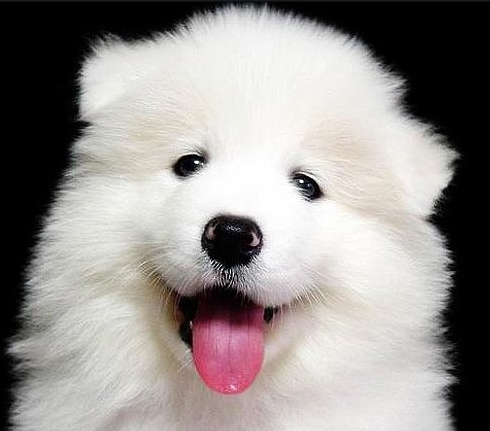
#> input picture vision/1.png, 490 x 431 px
$ jupyter execute --allow-errors 04.01.OpenCV-Basic.ipynb
#> lines starting #> are read from the running program, lines starting #| are printed output that depends on the picture; after the words box and inside, x2 and y2 are one past the last pixel; in counts of white or black regions, pixels touching at a corner belong together
# OpenCV 기초 — 이미지 입출력 · 색공간 실습

> **강의자료**: `강의자료/04.01.OpenCV-Basic.md`

| Part | 주제 |
|------|------|
| Part 1 | 컴퓨터 비전과 OpenCV |
| Part 2 | 설치 및 이미지 기본 구조 |
| Part 3 | 이미지 입출력 |
| Part 4 | 색공간 변환 |
| Part 5 | 퀴즈 & 복습 |

이 실습 파일에서는 OpenCV를 이용해 이미지를 읽고, 화면에 출력하고, 저장하는
기본 입출력 흐름과 색공간(BGR, Grayscale, HSV) 변환 방법을 배웁니다.
로봇 비전의 기초가 되는 핵심 개념들을 직접 코드로 확인해 봅니다.

---
## Part 1: 컴퓨터 비전과 OpenCV

로봇에게 "시각"을 부여하는 기술, 컴퓨터 비전과 OpenCV를 소개합니다.

### 1.1 컴퓨터 비전이 로봇 개발에 왜 필요한가?

- **카메라 없는 로봇 (Blind Robot)**
    - 미리 입력된 궤적만 반복하는 "맹목적인 반복성"에 의존
    - 환경 변화나 장애물에 적응하지 못해 사고 발생 위험

- **카메라 있는 로봇 (Perception-driven Robot)**
    - **물체 감지 및 좌표 판별**: 임의 위치 부품을 찾아 집어 올림
    - **적응형 내비게이션**: 실시간 장애물 감지 및 경로 수정
    - **인간-로봇 상호작용(HRI)**: 제스처·얼굴 인식으로 협업

### 1.2 OpenCV — 로봇 비전의 표준

- **OpenCV (Open Source Computer Vision Library)**
    - 컴퓨터 비전 및 머신러닝을 위한 강력한 오픈소스 라이브러리
    - 1999년 Intel에서 개발 시작

- **로봇 비전의 표준이 된 이유**
    - **광범위한 기능**: 기초 필터링부터 객체 탐지, 얼굴 인식, 3D 재구성까지
    - **다중 언어 및 플랫폼 지원**: C++, Python, Java / 모든 주요 OS
    - **실시간 처리 능력**: 임베디드 시스템에서도 동작 가능한 경량 설계
    - **강력한 커뮤니티**: 최신 논문 알고리즘이 빠르게 업데이트

---
## Part 2: 설치 및 이미지 기본 구조

OpenCV 설치 방법과 이미지가 컴퓨터에서 표현되는 방식을 알아봅니다.

### 2.1 설치 가이드

| 패키지 | 내용 | 권장 상황 |
|--------|------|-----------|
| `opencv-python` | 메인 모듈만 포함 | 입문 단계 |
| `opencv-contrib-python` | 메인 + 추가 모듈 (SIFT, SURF 등) | 고급 특징점 매칭 |

⚠ 두 패키지를 동시에 설치하면 **충돌 발생** → 하나만 설치

```
pip install opencv-python==4.10.0.84
```

[cell 1]
import cv2
import numpy as np
import matplotlib.pyplot as plt

### 2.2 이미지가 컴퓨터에서 표현되는 방식

- **픽셀 (Pixel)**: 이미지의 최소 단위인 점. 각 점에 색상 정보가 숫자로 담김
- **채널 (Channel)**: 색상을 표현하는 성분
    - **그레이스케일**: 밝기 1채널 (0 ~ 255)
    - **컬러**: 보통 3채널 (BGR)
- **NumPy 배열**: OpenCV 이미지는 `(높이, 너비, 채널 수)` 형태의 NumPy 배열

[cell 2]
# NumPy로 직접 이미지 배열 구조 확인하기
# 실제 이미지 없이도 배열 구조를 이해할 수 있음

# 100x100 크기의 컬러 이미지(3채널) 생성 (모든 픽셀 = 0, 검정)
blank_color = np.zeros((100, 100, 3), dtype=np.uint8)
print(f"컬러 이미지 shape: {blank_color.shape}")   # (100, 100, 3)
print(f"데이터 타입: {blank_color.dtype}")          # uint8 (0~255)
plt.imshow(blank_color)

[cell 3]
# 100x100 크기의 컬러 이미지(3채널) 생성 (모든 픽셀 랜덤)
random_color = (np.random.rand(100, 100, 3) * 255).astype(np.uint8)
print(f"컬러 이미지 shape: {random_color.shape}")   # (100, 100, 3)
print(f"데이터 타입: {random_color.dtype}")          # uint8 (0~255)
plt.imshow(random_color)
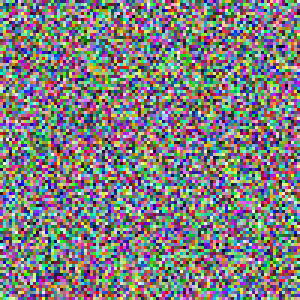
#> shown: shape (100, 100, 3) (shown 3 times larger); mean R, G, B 127.1, 125.7, 126.3

[cell 4]
# 100x100 크기의 그레이스케일 이미지(1채널) 생성
blank_gray = np.zeros((100, 100), dtype=np.uint8)
print(f"그레이스케일 이미지 shape: {blank_gray.shape}")  # (100, 100) — 2차원!
plt.imshow(blank_gray, cmap="gray")

[cell 5]
# 100x100 크기의 그레이스케일 이미지(1채널) 생성
blank_gray = np.zeros((100, 100), dtype=np.uint8)
blank_gray[40:60, 40:60] = 255  # 일부분만 흰색으로 변경
print(f"그레이스케일 이미지 shape: {blank_gray.shape}")  # (100, 100) — 2차원!
plt.imshow(blank_gray, cmap="gray")
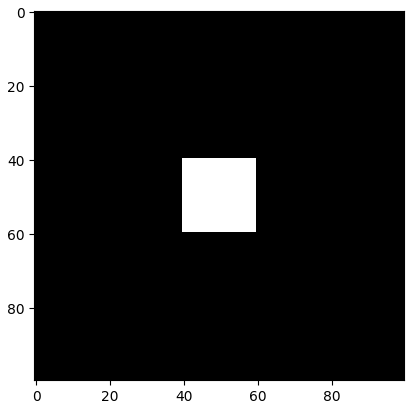
#> figure drawn by matplotlib, 1 panel

[cell 6]
# NumPy로 단색 이미지 만들기
red_pixel_bgr = np.array([0, 0, 255], dtype=np.uint8)   # BGR 순서: B=0, G=0, R=255
print(f"빨간색 픽셀 (BGR): {red_pixel_bgr}")

[cell 7]
# 100x100 빨간색 이미지 생성
red_image = np.full((100, 100, 3), [0, 0, 255], dtype=np.uint8)
print(f"빨간색 이미지 shape: {red_image.shape}")
plt.imshow(cv2.cvtColor(red_image, cv2.COLOR_BGR2RGB))
# plt.imshow(red_image) # opencv는 BGR로 되어 있어서 convert해야 함
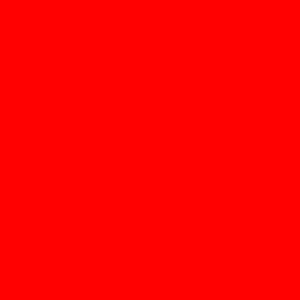
#> shown: shape (100, 100, 3) (shown 3 times larger); mean R, G, B 255, 0, 0

### 2.3 BGR 컨벤션 — OpenCV의 색상 채널 순서

| 라이브러리 | 채널 순서 | 픽셀 배열 첫 번째 값 |
|:---:|:---:|:---:|
| OpenCV | **B - G - R** | 파랑(Blue) |
| Matplotlib, PIL 등 | R - G - B | 빨강(Red) |

⚠ OpenCV 이미지를 Matplotlib으로 바로 출력하면 색상이 어색하게 보임!
해결: `cv2.cvtColor(image, cv2.COLOR_BGR2RGB)` 로 변환

[cell 8]
# BGR 채널 순서 직접 확인
white_pixel = np.array([[[255, 255, 255]]], dtype=np.uint8)   # 흰색 픽셀
pure_blue   = np.array([[[255,   0,   0]]], dtype=np.uint8)   # BGR에서 파랑
pure_green  = np.array([[[  0, 255,   0]]], dtype=np.uint8)   # BGR에서 초록
pure_red    = np.array([[[  0,   0, 255]]], dtype=np.uint8)   # BGR에서 빨강

print("BGR 채널 순서 — [B, G, R]")
print(f"순수 파랑 픽셀: {pure_blue[0,0]}  → B={pure_blue[0,0,0]}, G={pure_blue[0,0,1]}, R={pure_blue[0,0,2]}")
print(f"순수 빨강 픽셀: {pure_red[0,0]}   → B={pure_red[0,0,0]}, G={pure_red[0,0,1]}, R={pure_red[0,0,2]}")

---
## Part 3: 이미지 입출력

로봇 카메라 이미지를 읽고, 화면에 출력하고, 저장하는 기본 흐름을 배웁니다.

### 3.1 이미지 입출력 핵심 함수 4가지

| 함수 | 역할 |
|------|------|
| `cv2.imread(filepath)` | 이미지 파일 읽기 → NumPy 배열 반환 |
| `cv2.imshow(window_name, image)` | 이미지 화면 출력 |
| `cv2.waitKey(delay_ms)` | 키보드 입력 대기 (`0`=무한 대기) |
| `cv2.imwrite(filepath, image)` | 이미지 파일 저장 |

⚠ `cv2.imread()` 가 파일을 찾지 못하면 **None 반환** (에러가 아님!) → 반드시 검사 필요

[cell 9]
# 인터넷에서 이미지 다운로드

import urllib.request

image_url = 'https://www.cats.org.uk/media/1rmh2v5d/230215case104.jpg'
image_path = 'sample.jpg'

urllib.request.urlretrieve(image_url, image_path)
#> (this line was passed over: the network is not available in this run)
print(f"이미지 다운로드 완료: {image_path}")

[cell 10]
# cv2.imread() 로 이미지 읽기 + None 검사

image_path = 'sample.jpg'

image = cv2.imread(image_path)

#> (the rest of this cell did not finish here and is left out)

#> (a cell that did not finish here is left out)

[cell 12]
# cv2.imwrite() 로 이미지 저장
output_path = 'processed_view.png'
success = cv2.imwrite(output_path, image)
print(f"이미지 저장 {'성공' if success else '실패'}: {output_path}")
#| 이미지 저장 성공: processed_view.png

[cell 13]
# cv2.imshow() 로 이미지 화면 출력
# ※ 주피터/VS Code Interactive 환경에서는 창이 순간 열렸다가 닫힐 수 있음
#   실제 로봇 코드나 스크립트로 실행할 때 사용

# cv2.imshow('Robot Eye View', image)
# cv2.waitKey(0)           # 키를 누를 때까지 무한 대기
# cv2.destroyAllWindows()  # 모든 OpenCV 창 닫기

[cell 14]
# 입문자가 자주 겪는 문제 ① — imread 결과 None 검사 패턴
def safe_imread(path):
    """이미지를 안전하게 읽는 함수. 파일이 없으면 None 대신 에러 메시지 출력."""
    img = cv2.imread(path)
    if img is None:
        print(f"[ERROR] 이미지를 읽을 수 없습니다: '{path}'")
        print("       → 파일 경로가 올바른지, 확장자가 맞는지 확인하세요.")
    return img

result = safe_imread('sample-01.jpg')
#> (the rest of this cell did not finish here and is left out)

---
## Part 4: 색공간 변환

색공간이란 이미지에서 색상을 표현하기 위한 수학적 규칙입니다.
로봇 개발에서 상황에 맞는 색공간을 선택하면 인식 정확도가 크게 향상됩니다.

### 4.1 색공간(Color Space)이란?

| 색공간 | 채널 구성 | 주요 활용 |
|:---:|:---:|:---:|
| BGR | 파랑·초록·빨강 | 기본 이미지 읽기·출력 |
| Grayscale | 밝기(1채널) | 엣지 검출, 연산 속도 향상 |
| HSV | 색상·채도·명도 | 특정 색상 물체 탐지·추적 |
| Lab | 밝기·a·b | 정밀한 색차 계산 |

### 4.2 cv2.cvtColor() — 색공간 변환 함수

```python
cv2.cvtColor(src, code)
```

| 변환 코드 | 변환 방향 | 주요 사용 목적 |
|:---:|:---:|:---|
| `cv2.COLOR_BGR2GRAY` | BGR → Grayscale | 엣지 검출, 연산 속도 향상 |
| `cv2.COLOR_BGR2HSV` | BGR → HSV | 특정 색상 물체 탐지·추적 |
| `cv2.COLOR_BGR2RGB` | BGR → RGB | Matplotlib 출력용 |

#> (a cell that did not finish here is left out)

#> (a cell that did not finish here is left out)

#> (a cell that did not finish here is left out)

#> (a cell that did not finish here is left out)

### 4.3 HSV를 이용한 특정 색상 물체 탐지

- **로봇 개발에서 HSV가 선호되는 이유**
    - 조명이 변해도 **Hue(색상)** 값은 비교적 안정적으로 유지
    - BGR은 조명 변화에 따라 수치가 크게 달라져 물체 추적이 어려움

- **빨간색의 특수성**
    - 빨간색은 Hue 값이 **0 근처와 180 근처 두 군데**에 존재
    - 두 범위 모두 마스킹 후 합쳐야 정확한 탐지 가능

[cell 19]
# HSV 마스킹으로 특정 색상 탐지 — 실습용 빨간색 이미지 생성 후 탐지
# 빨간색 원이 있는 테스트 이미지 만들기
test_image = np.zeros((300, 400, 3), dtype=np.uint8)
cv2.circle(test_image, (200, 150), 80, (0, 0, 220), -1)   # BGR: 빨간색 원 (R=220)
cv2.rectangle(test_image, (10, 10), (100, 100), (255, 0, 0), -1)  # BGR: 파란색 사각형

triangle_pts = np.array([[320, 200], [270, 290], [370, 290]], dtype=np.int32)
cv2.fillPoly(test_image, [triangle_pts], (0, 200, 0))         # BGR: 초록색 삼각형 (G=200)
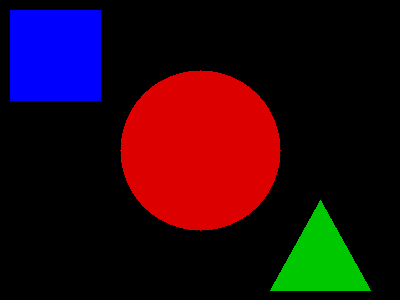
#> test_image: shape (300, 400, 3); mean of channels 0, 1, 2 17.6, 7.7, 36.8; drawn as B, G, R

print(f"테스트 이미지 shape: {test_image.shape}")
#| 테스트 이미지 shape: (300, 400, 3)
plt.imshow(cv2.cvtColor(test_image, cv2.COLOR_BGR2RGB))

[cell 20]
# https://pseudopencv.site/utilities/hsvcolormask/

# 1. BGR → HSV 변환
hsv_test = cv2.cvtColor(test_image, cv2.COLOR_BGR2HSV)
#> hsv_test: shape (300, 400, 3); mean H, S, V 10.6, 70.1, 62.1

# 2. 빨간색 HSV 범위 설정 (두 범위 모두 필요!)
lower_red1 = np.array([0,   120,  70])   # Hue=0 근처 하한
upper_red1 = np.array([10,  255, 255])   # Hue=0 근처 상한

lower_red2 = np.array([170, 120,  70])   # Hue=180 근처 하한
upper_red2 = np.array([180, 255, 255])   # Hue=180 근처 상한

# 3. 마스크 생성 (탐지 범위 픽셀=흰색, 나머지=검정)
mask1 = cv2.inRange(hsv_test, lower_red1, upper_red1)
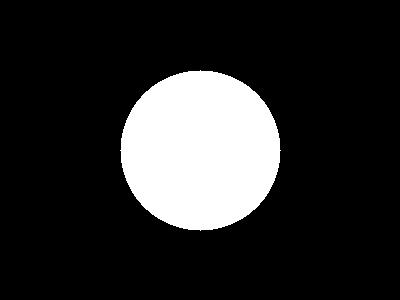
#> mask1: shape (300, 400); 16.7% white; 1 white region, box (x1, y1, x2, y2) and area: (120, 70, 281, 231) 20081
mask2 = cv2.inRange(hsv_test, lower_red2, upper_red2)
#> mask2: shape (300, 400); every value is 0
mask  = cv2.bitwise_or(mask1, mask2)   # 두 마스크 합치기

# 4. 원본에서 마스크 부분만 추출
detected = cv2.bitwise_and(test_image, test_image, mask=mask)

print(f"마스크에서 흰색 픽셀 수(탐지된 빨간 픽셀): {np.sum(mask > 0)}")
#| 마스크에서 흰색 픽셀 수(탐지된 빨간 픽셀): 20081

[cell 21]
cv2.imwrite('mask_result.png', mask)
plt.imshow(mask, cmap="gray")
plt.show()

[cell 22]
cv2.imwrite('detected_result.png', detected)
plt.imshow(cv2.cvtColor(detected, cv2.COLOR_BGR2RGB))
plt.show()

[cell 23]
# 1. 파란색 HSV 범위 설정
lower_blue = np.array([100, 120,  70])   # Hue=120 근처 하한
upper_blue = np.array([130, 255, 255])   # Hue=120 근처 상한

# 2. 마스크 생성 (탐지 범위 픽셀=흰색, 나머지=검정)
mask = cv2.inRange(hsv_test, lower_blue, upper_blue)
#> mask: shape (300, 400); 6.9% white; 1 white region, box (x1, y1, x2, y2) and area: (10, 10, 101, 101) 8281

# 3. 원본에서 마스크 부분만 추출
detected = cv2.bitwise_and(test_image, test_image, mask=mask)

print(f"마스크에서 흰색 픽셀 수(탐지된 파란 픽셀): {np.sum(mask > 0)}")
#| 마스크에서 흰색 픽셀 수(탐지된 파란 픽셀): 8281

[cell 24]
cv2.imwrite('mask_result.png', mask)
plt.imshow(mask, cmap="gray")
plt.show()

[cell 25]
cv2.imwrite('detected_result.png', detected)
plt.imshow(cv2.cvtColor(detected, cv2.COLOR_BGR2RGB))
plt.show()

[cell 26]
# 1. 초록색 HSV 범위 설정
lower_green = np.array([40, 120,  70])   # Hue=60 근처 하한
upper_green = np.array([80, 255, 255])   # Hue=60 근처 상한 초록색은 다른 색에 비해서 범위가 넓음

# 2. 마스크 생성 (탐지 범위 픽셀=흰색, 나머지=검정)
mask = cv2.inRange(hsv_test, lower_green, upper_green)
#> mask: shape (300, 400); 3.9% white; 1 white region, box (x1, y1, x2, y2) and area: (270, 200, 371, 291) 4641

# 3. 원본에서 마스크 부분만 추출
detected = cv2.bitwise_and(test_image, test_image, mask=mask)
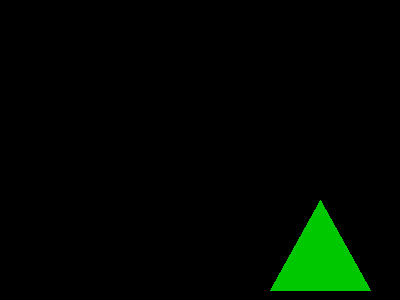
#> detected: shape (300, 400, 3); mean of channels 0, 1, 2 0, 7.7, 0; drawn as B, G, R

print(f"마스크에서 흰색 픽셀 수(탐지된 초록 픽셀): {np.sum(mask > 0)}")
#| 마스크에서 흰색 픽셀 수(탐지된 초록 픽셀): 4641

[cell 27]
cv2.imwrite('mask_result.png', mask)
plt.imshow(mask, cmap="gray")
plt.show()

[cell 28]
cv2.imwrite('detected_result.png', detected)
plt.imshow(cv2.cvtColor(detected, cv2.COLOR_BGR2RGB))
plt.show()

---
## Part 5: 퀴즈 & 복습

강의에서 배운 핵심 개념을 코드로 확인하는 복습 문제입니다.

### 5.1 TODO 실습 — 빈칸 채우기 실습

[cell 29]
# TODO: 여기에 구현하세요
# 빈칸 채우기 문제 1
# 이미지 파일을 불러와 NumPy 배열로 로드하는 OpenCV 함수를 사용하여
# 'sample.jpg' 파일을 읽고 shape를 출력하세요.
# 힌트: cv2.imread()

def load_and_print_shape(filepath):
#> called with filepath = '1.png'
    img = cv2.imread(filepath)
#> img is the input picture: shape (431, 490, 3); mean B, G, R 143.4, 145.6, 150.1
    print(f"이미지 로드 성공: shape={image.shape}, dtype={image.dtype}")
    plt.imshow(cv2.cvtColor(img, cv2.COLOR_BGR2RGB))

    ...

#> (the rest of this cell did not finish here and is left out)

[cell 30]
# TODO: 여기에 구현하세요
# 빈칸 채우기 문제 2
# 주어진 BGR 이미지를 HSV로 변환하고
# 특정 파란색 범위(lower_blue, upper_blue)로 마스크를 생성하세요.
# 파란색 HSV 범위: Hue=100~130, Saturation=100~255, Value=50~255

def detect_blue_object(_bgr_image):
    """파란색 물체를 탐지하여 마스크를 반환합니다."""
    # TODO: 여기에 구현하세요
    hsv = cv2.cvtColor(_bgr_image, cv2.COLOR_BGR2HSV)
#> hsv: shape (431, 490, 3); mean H, S, V 29.8, 15.6, 150.4
    low_blue1 = np.array([100, 100, 50])
    upper_blue1 = np.array([130, 255, 255])
    mask = cv2.inRange(hsv, low_blue1, upper_blue1)
#> mask: shape (431, 490); every value is 0
    return mask
    # print(f"마스크에서 흰색 픽셀 수(탐지된 파란 픽셀): {np.sum(mask > 0)}")
    # 1. BGR → HSV 변환
    # 2. 파란색 범위 설정
    # 3. inRange로 마스크 생성
    # 4. 마스크 반환
    ...

# 완성 후 주석 해제
test_image = cv2.imread('1.png')
blue_mask = detect_blue_object(test_image)
print(f"파란색 탐지 픽셀 수: {np.sum(blue_mask > 0)}")
#| 파란색 탐지 픽셀 수: 0

[cell 31]
# TODO: 여기에 구현하세요
# 빈칸 채우기 문제 2
# 주어진 BGR 이미지를 HSV로 변환하고
# 특정 빨간색 범위(lower_blue, upper_blue)로 마스크를 생성하세요.
# 빨간색 HSV 범위: Hue=100~130, Saturation=100~255, Value=50~255

def detect_red_object(_bgr_image):
    """파란색 물체를 탐지하여 마스크를 반환합니다."""
    # TODO: 여기에 구현하세요
    hsv = cv2.cvtColor(_bgr_image, cv2.COLOR_BGR2HSV)
    low_red1 = np.array([0, 100, 50])
    upper_red1 = np.array([10, 255, 255])
    mask = cv2.inRange(hsv, low_red1, upper_red1)
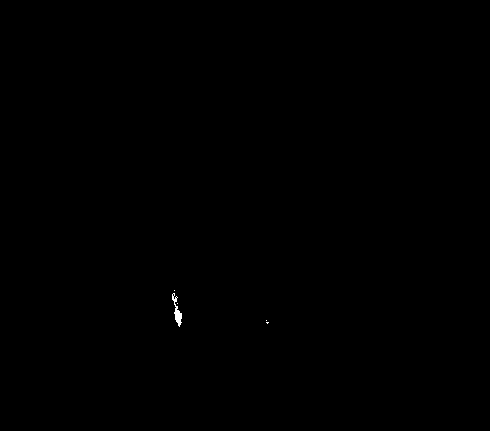
#> mask: shape (431, 490); 0.07% white; 5 white regions (4 under 20 px), largest, box (x1, y1, x2, y2) and area: (172, 293, 182, 327) 132
    return mask
    # print(f"마스크에서 흰색 픽셀 수(탐지된 파란 픽셀): {np.sum(mask > 0)}")
    # 1. BGR → HSV 변환
    # 2. 파란색 범위 설정
    # 3. inRange로 마스크 생성
    # 4. 마스크 반환
    ...

# 완성 후 주석 해제
test_image = cv2.imread('1.png')
red_mask = detect_red_object(test_image)
print(f"빨간색 탐지 픽셀 수: {np.sum(blue_mask > 0)}")
#| 빨간색 탐지 픽셀 수: 0

[cell 32]
# 결과 시각화
fig, axes = plt.subplots(1, 2, figsize=(12, 5))

axes[0].imshow(cv2.cvtColor(test_image, cv2.COLOR_BGR2RGB))
axes[0].set_title('원본 (1.png)')

axes[1].imshow(blue_mask, cmap='gray')
axes[1].set_title('파란색 마스크')

plt.tight_layout()
plt.show()
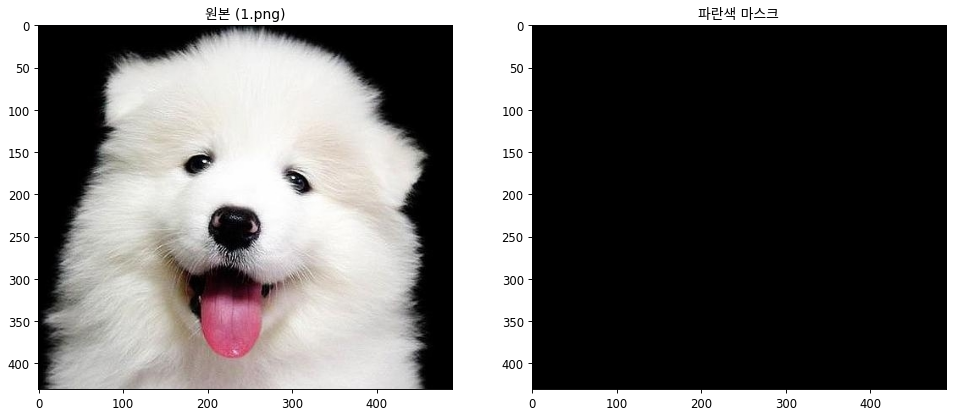
#> figure drawn by matplotlib, 2 panels

[cell 33]
# TODO: 여기에 구현하세요
# 종합 실습: 이미지 읽기 → 색공간 변환 → 저장 파이프라인
# 아래 함수를 완성하여 전체 처리 흐름을 구현하세요.
# 요구사항:
#   1. input_path에서 이미지 읽기
#   2. BGR → Grayscale 변환
#   3. BGR → HSV 변환
#   4. Grayscale 이미지를 output_gray_path에 저장
#   5. 각 단계별 shape 출력

def image_processing_pipeline(_input_path, _output_gray_path):
    """이미지 처리 파이프라인: 읽기 → 변환 → 저장"""
#> called with _input_path = '1.png', _output_gray_path = 'output_gray.png'
    # TODO: 여기에 구현하세요
    img = cv2.imread(_input_path)
    if img is None:
        print("Image not exists")
        return
    gray_img = cv2.cvtColor(img, cv2.COLOR_RGB2GRAY)
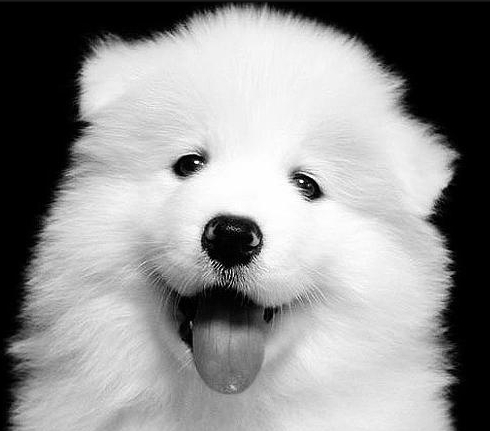
#> gray_img: shape (431, 490); min 0, max 255, mean 145.5
    print(gray_img.shape)
#| (431, 490)
    hsv_img = cv2.cvtColor(img, cv2.COLOR_RGB2HSV)
#> hsv_img: shape (431, 490, 3); mean H, S, V 65.5, 15.6, 150.4
    print(hsv_img.shape)
#| (431, 490, 3)
    cv2.imwrite(_output_gray_path, gray_img)
    ...

    fig, axes = plt.subplots(1, 3, figsize=(15, 5))

    axes[0].imshow(cv2.cvtColor(img, cv2.COLOR_BGR2RGB))
    axes[0].set_title('Original (BGR)')

    axes[1].imshow(gray_img, cmap='gray')   # Grayscale은 cmap 필수
    axes[1].set_title('Grayscale')

    axes[2].imshow(cv2.cvtColor(hsv_img, cv2.COLOR_HSV2RGB))
    axes[2].set_title('HSV')

    plt.tight_layout()
    plt.show()
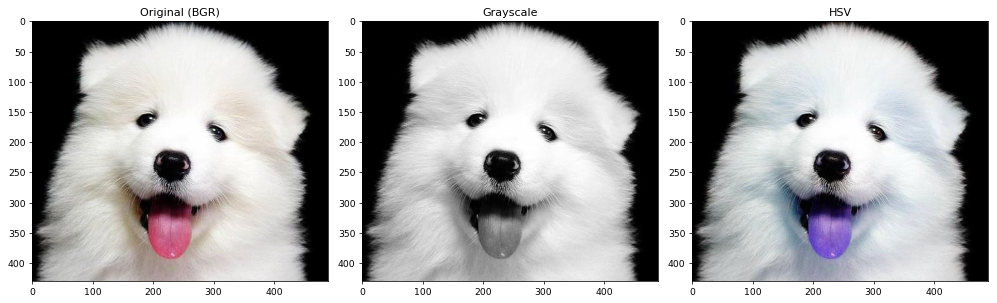
#> figure drawn by matplotlib, 3 panels; B, G, R data is drawn as R, G, B

# 완성 후 주석 해제
image_processing_pipeline('1.png', 'output_gray.png')
